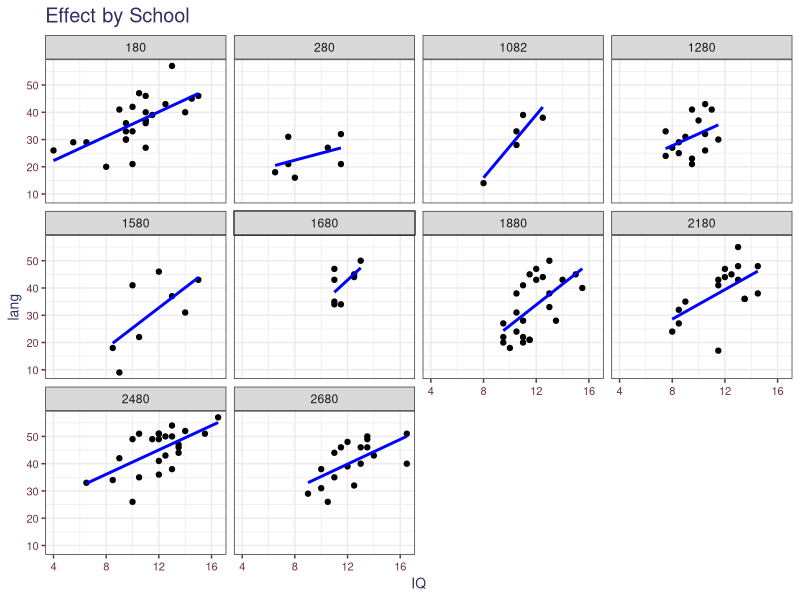

Source code (R):
## ---- chunk 1
library(knitr) # We need the knitr package to set chunk options
library(tidyverse)

# Set default knitr options for knitting code into the report:
opts_chunk$set(echo=TRUE,  # change to FALSE to keep code out of the knitted document
               cache=FALSE, # re-run code that has already been run?
               autodep=TRUE, # assure that caching dependencies are updated correctly
               cache.comments=FALSE, # do not re-run a chunk if only comments are changed
               message=FALSE, # change to FALSE to keep messages out of the knitted document
               warning=FALSE,  # change to FALSE to keep warnings out of the knitted document
               comment = NA,
               tidy.opts=list(width.cutoff=65))

theme1 <- theme_bw() +
  theme(axis.text = element_text(size = 8, colour = "#6b3447"),
        axis.title = element_text(size = 10, colour = "#2f2f63"),
        legend.title = element_text(size = 8, colour = "#2f2f63"),
        legend.text = element_text(size = 8, colour = "#6b3447"), 
        title = element_text(size = 12, colour = "#2f2f63"), 
        axis.ticks = element_line(colour = "#6b3447"),
        plot.caption = element_text(size = 8, colour = "#2f2f63"),
        plot.subtitle = element_text(size = 10, colour = "#2f2f63"))
## ---- chunk 2
library(MASS)
#?nlschools
data(nlschools)
head(nlschools)
## ---- chunk 3
ggplot(data = nlschools[1:151, ]) +
  geom_point(aes(x = IQ, y = lang)) + 
  geom_smooth(aes(x = IQ, y = lang), se = FALSE,
              method = "lm", color = "blue") +
  facet_wrap(~ class) + 
  labs(title = "Effect by School") +
  theme1
## ---- chunk 4
library(lme4)

model1 <- lmer(lang ~ IQ + GS + SES + COMB + (1|class), data = nlschools)
summary(model1)
## ---- chunk 5
library(lme4)

model2 <- lmer(lang ~ IQ + GS + SES + COMB + (IQ - 1|class), data = nlschools)
summary(model2)
## ---- chunk 6
model3 <- lmer(lang ~ GS + SES + COMB + (1|class), data = nlschools)
anova(model3, model1)
## ---- chunk 7
nlschools$random <- rnorm(nrow(nlschools))
model4 <- lmer(lang ~ GS + SES + COMB + (1|class) + random, data = nlschools)
AIC(model4, model1)
BIC(model4, model1)
